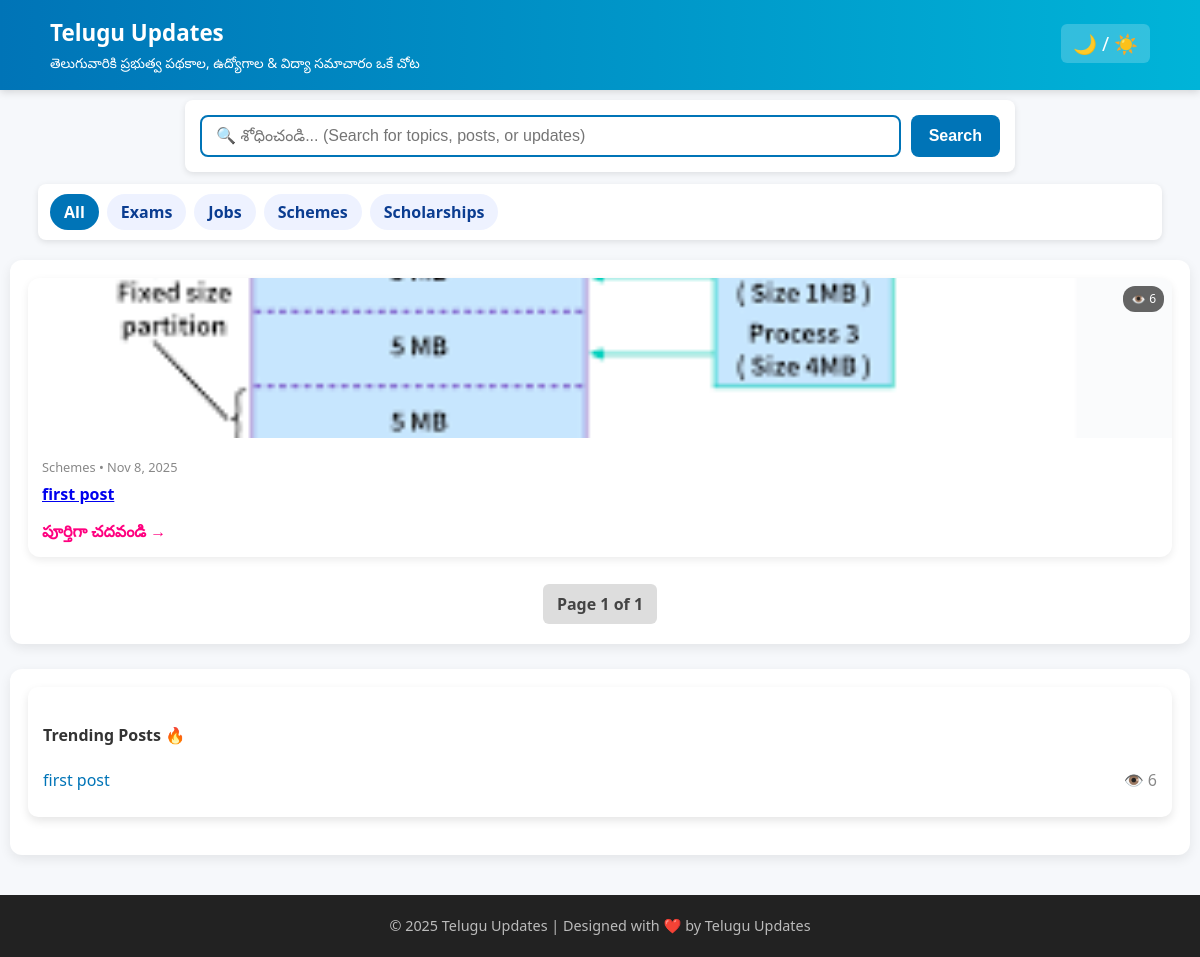
The page / on the database its author committed.
### tables this page shows
CREATE TABLE IF NOT EXISTS `categories` (
  `id` INT(11) NOT NULL AUTO_INCREMENT,
  `name` VARCHAR(255) NOT NULL,
  `slug` VARCHAR(255) NOT NULL DEFAULT '',
  `post_count` INT(11) DEFAULT 0,
  `created_at` DATETIME NOT NULL DEFAULT CURRENT_TIMESTAMP,
  PRIMARY KEY (`id`)
);

CREATE TABLE IF NOT EXISTS `posts` (
  `id` INT(11) NOT NULL AUTO_INCREMENT,
  `title` VARCHAR(255) NOT NULL,
  `slug` VARCHAR(255) NOT NULL DEFAULT '',
  `category_id` INT(11) DEFAULT NULL,
  `excerpt` TEXT DEFAULT NULL,
  `content_html` LONGTEXT DEFAULT NULL,
  `thumb` VARCHAR(1024) DEFAULT NULL,
  `published` TINYINT(1) DEFAULT 0,
  `created_at` DATETIME NOT NULL DEFAULT CURRENT_TIMESTAMP,
  `labels` VARCHAR(255) DEFAULT '',
  `location` VARCHAR(255) DEFAULT '',
  `meta_description` TEXT DEFAULT NULL,
  `meta_keywords` TEXT DEFAULT NULL,
  `views` INT(11) DEFAULT 0,
  PRIMARY KEY (`id`),
  KEY `category_id` (`category_id`),
  CONSTRAINT `posts_ibfk_1` FOREIGN KEY (`category_id`) REFERENCES `categories` (`id`) ON DELETE SET NULL
);

### inc/functions.php (called while the page is built, shortened)
<?php
require_once __DIR__ . '/db.php';
$servername = $servername ?? DB_HOST ?? 'localhost';
$username   = $username ?? DB_USER ?? 'root';
$password   = $password ?? DB_PASS ?? '';
$dbname     = $dbname ?? DB_NAME ?? 'test';
function h($s) {
    return htmlspecialchars((string)$s, ENT_QUOTES, 'UTF-8');
}
try {
    $pdo = new PDO(
        "mysql:host=$servername;dbname=$dbname;charset=utf8mb4",
        $username,
        $password
    );
    $pdo->setAttribute(PDO::ATTR_ERRMODE, PDO::ERRMODE_EXCEPTION);
} catch (PDOException $e) {
    die("Database connection failed: " . $e->getMessage());
}
function get_settings() {
    static $settings = null;
    global $pdo;
    if ($settings === null) {
        $settings = [
            'site_title' => defined('SITE_TITLE') ? SITE_TITLE : 'My Site',
            'site_tagline' => defined('SITE_TAGLINE') ? SITE_TAGLINE : '',
            'adsense_id' => ''
        ];
        try {
            $stmt = $pdo->query("SELECT `key`,`value` FROM settings");
            foreach ($stmt->fetchAll(PDO::FETCH_ASSOC) as $row) {
                $settings[$row['key']] = $row['value'];
            }
        } catch (Exception $e) {
        }
    }
    return $settings;
}
function paginate($queryBase, $params = [], $page = 1, $perPage = ITEMS_PER_PAGE) {
    global $pdo;
    $page = max(1, (int)$page);
    $countStmt = $pdo->prepare("SELECT COUNT(*) FROM ({$queryBase}) x");
    $countStmt->execute($params);
    $total = (int)$countStmt->fetchColumn();
    $totalPages = max(1, (int)ceil($total / $perPage));
    $offset = ($page - 1) * $perPage;
    $dataStmt = $pdo->prepare($queryBase . " LIMIT $perPage OFFSET $offset");
    $dataStmt->execute($params);
    return [$dataStmt->fetchAll(PDO::FETCH_ASSOC), $totalPages, $page];
}
?>

### index.php (the view, shortened to what this page needs)
<?php
require_once __DIR__ . '/inc/functions.php';
$settings = get_settings();
$page   = isset($_GET['page']) ? max(1, (int)$_GET['page']) : 1;
$search = isset($_GET['q']) ? trim($_GET['q']) : '';
$where  = "WHERE p.published = 1";
$params = [];
$queryBase = "
  SELECT
    p.id, p.title, p.slug, p.excerpt, p.thumb,
    p.created_at, p.views, c.name AS category
  FROM posts p
  LEFT JOIN categories c ON p.category_id = c.id
  $where
  ORDER BY p.created_at DESC
";
try {
    list($posts, $totalPages, $page) = paginate($queryBase, $params ?? [], $page, 10);
} catch (PDOException $e) {
    echo "<p style='color:red;'>Database Error: " . htmlspecialchars($e->getMessage()) . "</p>";
    $posts = [];
    $totalPages = 1;
}
?>
<!doctype html>
<html lang="te">
<head>
</head>
<body>
<header>
  <div class="container">
    <div>
      <strong><?php echo h($settings['site_title']); ?></strong><br>
      <span style="font-size:0.85rem;"><?php echo h($settings['site_tagline']); ?></span>
    </div>
    <div><span class="toggle-dark" onclick="toggleDarkMode()">🌙 / ☀️</span></div>
  </div>
</header>
<div class="search-box">
  <form method="get" action="index.php">
    <input type="text" name="q" value="<?php echo htmlspecialchars($search ?? '', ENT_QUOTES, 'UTF-8'); ?>" placeholder="🔍 శోధించండి... (Search for topics, posts, or updates)">
    <button type="submit">Search</button>
  </form>
</div>
<div class="category-ribbon">
  <?php
  try {
      $currentCat = isset($_GET['cat']) ? (int)$_GET['cat'] : 0;
      $cats = $pdo->query("SELECT id, name FROM categories ORDER BY name")->fetchAll(PDO::FETCH_ASSOC);
      $allActive = ($currentCat === 0) ? 'style="background:#0074b7;color:#fff;"' : '';
      echo '<a class="cat-chip" '.$allActive.' href="index.php">All</a>';
      foreach ($cats as $c) {
          $active = ($currentCat === (int)$c['id']) ? 'style="background:#0074b7;color:#fff;"' : '';
          echo '<a class="cat-chip" '.$active.' href="index.php?cat='.h($c['id']).'">'.h($c['name']).'</a>';
      }
  } catch (Exception $e) {
      echo '<span style="color:red;">Error loading categories</span>';
  }
  ?>
</div>
<div class="layout">
  <main class="main-container">
    <div class="post-grid">
      <?php if (!empty($posts)): ?>
        <?php foreach($posts as $p): ?>
          <div class="post-card" style="position:relative;">
            <a href="post.php?id=<?php echo h($p['id']); ?>">
              <?php if (!empty($p['thumb'])): ?>
                <img src="<?php echo htmlspecialchars($p['thumb']); ?>" alt="<?php echo htmlspecialchars($p['title']); ?>">
              <?php endif; ?>
              <div class="views-badge">👁️ <?php echo h($p['views']); ?></div>
            </a>
            <div class="post-card-content">
              <div style="font-size:0.8rem;color:#888;">
                <?php echo h($p['category']); ?> • <?php echo h(date('M j, Y', strtotime($p['created_at']))); ?>
              </div>
              <h2><a href="post.php?id=<?php echo h($p['id']); ?>"><?php echo h($p['title']); ?></a></h2>
              <a class="read-more" href="post.php?id=<?php echo h($p['id']); ?>">పూర్తిగా చదవండి →</a>
            </div>
          </div>
        <?php endforeach; ?>
      <?php else: ?>
        <p style="text-align:center;">ఏ పథకాలు కనుగొనబడలేదు.</p>
      <?php endif; ?>
    </div>
    <div class="pagination">
      <span>Page <?php echo $page; ?> of <?php echo $totalPages; ?></span>
    </div>
  </main>
<main class="main-container">
  <aside>
    <div class="sidebar-card">
      <h4>Trending Posts 🔥</h4>
      <ul style="list-style:none;padding:0;margin:0;">
      <?php
      $trend = $pdo->query("SELECT id,title,views FROM posts WHERE published=1 ORDER BY views DESC LIMIT 5");
      foreach($trend->fetchAll() as $t){
        echo '<li style="margin-bottom:10px;">
                <a href="post.php?id='.$t['id'].'" style="text-decoration:none;color:#0074b7;font-weight:500;display:flex;justify-content:space-between;">
                  <span>'.h($t['title']).'</span>
                  <span style="color:#888;">👁️ '.h($t['views']).'</span>
                </a>
              </li>';
      }
      ?>
      </ul>
    </div>
  </aside></main>
</div>
<footer>
  &copy; <?php echo date('Y') . ' ' . h($settings['site_title']); ?> | Designed with ❤️ by Telugu Updates
</footer>
</body>
</html>

### index.php (style rules this page uses)
body { font-family: 'Segoe UI', Arial, sans-serif; background: #f6f8fb; margin: 0; color: #333; transition: background 0.3s, color 0.3s; line-height: 1.5; }
header { background: linear-gradient(90deg, #0074b7, #00b4d8); color: white; padding: 16px; box-shadow: 0 2px 8px rgba(0,0,0,0.15); }
header .container { max-width: 1100px; margin: 0 auto; display: flex; justify-content: space-between; align-items: center; flex-wrap: wrap; }
header strong { font-size: 1.4rem; }
.toggle-dark { cursor: pointer; background: #ffffff33; padding: 6px 12px; border-radius: 6px; font-size: 1.2rem; }
.search-box { background: #fff; padding: 15px; box-shadow: 0 2px 6px rgba(0,0,0,0.1); border-radius: 8px; margin: 10px auto; max-width: 800px; }
.search-box form { display: flex; gap: 10px; }
.search-box input[type=text] { flex: 1; padding: 10px 14px; border: 2px solid #0074b7; border-radius: 8px; font-size: 1rem; outline: none; }
.search-box button { background: #0074b7; color: white; border: none; padding: 10px 18px; border-radius: 8px; cursor: pointer; font-weight: 600; font-size: 1rem; }
.category-ribbon { display: flex; flex-wrap: nowrap; overflow-x: auto; gap: 8px; padding: 10px 12px; background: #fff; border-radius: 8px; margin: 12px auto; max-width: 1100px; box-shadow: 0 2px 6px rgba(0,0,0,0.1); }
.cat-chip { display: inline-block; padding: 6px 14px; background: #eef2ff; border-radius: 20px; text-decoration: none; color: #0b3d91; font-weight: 600; white-space: nowrap; transition: 0.3s; }
.layout { display: flex; flex-wrap: wrap; justify-content: center; gap: 25px; max-width: 1200px; margin: 20px auto; padding: 0 10px; }
.main-container { flex: 1 1 720px; min-width: 300px; background: #fff; border-radius: 12px; padding: 18px; box-shadow: 0 4px 12px rgba(0,0,0,0.08); }
aside { flex: 1 1 320px; min-width: 250px; }
.post-grid { display: grid; grid-template-columns: repeat(auto-fit, minmax(280px, 1fr)); gap: 18px; }
.post-card { background: #fff; border-radius: 12px; overflow: hidden; box-shadow: 0 3px 8px rgba(0,0,0,0.08); transition: transform 0.2s; }
.post-card img { width: 100%; height: 160px; object-fit: cover; }
.post-card-content { padding: 14px; }
.post-card h2 { font-size: 1rem; color: #0074b7; margin: 5px 0; }
.read-more { display: inline-block; color: #ff007f; font-weight: 600; text-decoration: none; margin-top: 8px; }
.views-badge { position: absolute; top: 8px; right: 8px; background: rgba(0,0,0,0.6); color: #fff; padding: 4px 8px; border-radius: 12px; font-size: 0.75rem; }
.pagination { text-align: center; margin-top: 25px; }
.pagination a, .pagination span { display: inline-block; padding: 8px 14px; margin: 2px; border-radius: 6px; text-decoration: none; font-weight: 600; }
.pagination span { background: #ddd; color: #444; }
.sidebar-card { background: #fff; border-radius: 10px; padding: 15px; margin-bottom: 20px; box-shadow: 0 4px 10px rgba(0,0,0,0.1); }
footer { background: #222; color: #bbb; text-align: center; padding: 20px; margin-top: 40px; font-size: 0.9rem; }

### rows shown on the page
categories: name "Exams"
categories: name "Jobs"
categories: name "Schemes"
categories: name "Scholarships"
posts: thumb (picture), views "6", category.name "Schemes", created_at "Nov 8, 2025", title "first post"

### other values the page prints
$settings['site_title'] "Telugu Updates"
$settings['site_tagline'] "తెలుగువారికి ప్రభుత్వ పథకాల, ఉద్యోగాల & విద్యా సమాచారం ఒకే చోట"
$page "1"
$totalPages "1"
